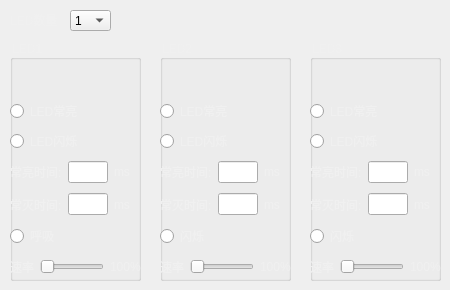
    <widget class="QWidget" name="tab1">
     <attribute name="title">
      <string>页</string>
     </attribute>
     <widget class="QLabel" name="label_8">
      <property name="geometry">
       <rect>
        <x>10</x>
        <y>10</y>
        <width>51</width>
        <height>20</height>
       </rect>
      </property>
      <property name="styleSheet">
       <string notr="true">color: rgb(240, 240, 240);
font: 8pt &quot;Microsoft YaHei UI&quot;;</string>
      </property>
      <property name="text">
       <string>LED数量</string>
      </property>
      <property name="alignment">
       <set>Qt::AlignLeading|Qt::AlignLeft|Qt::AlignVCenter</set>
      </property>
     </widget>
     <widget class="QComboBox" name="cbxLedNum">
      <property name="geometry">
       <rect>
        <x>70</x>
        <y>10</y>
        <width>41</width>
        <height>21</height>
       </rect>
      </property>
      <property name="styleSheet">
       <string notr="true">color: rgb(0, 0, 0);
font: 8pt &quot;Microsoft YaHei UI&quot;;</string>
      </property>
      <property name="currentText">
       <string>1</string>
      </property>
      <item>
       <property name="text">
        <string>1</string>
       </property>
      </item>
      <item>
       <property name="text">
        <string>2</string>
       </property>
      </item>
      <item>
       <property name="text">
        <string>3</string>
       </property>
      </item>
     </widget>
     <widget class="QGroupBox" name="led1Group">
      <property name="geometry">
       <rect>
        <x>10</x>
        <y>40</y>
        <width>131</width>
        <height>241</height>
       </rect>
      </property>
      <property name="styleSheet">
       <string notr="true">color: rgb(240, 240, 240);
font: 8pt &quot;Microsoft YaHei UI&quot;;</string>
      </property>
      <property name="title">
       <string>LED1</string>
      </property>
      <widget class="MyBtn" name="led1Btn" native="true">
       <property name="geometry">
        <rect>
         <x>0</x>
         <y>20</y>
         <width>81</width>
         <height>31</height>
        </rect>
       </property>
      </widget>
      <widget class="QWidget" name="led1Attribute" native="true">
       <property name="geometry">
        <rect>
         <x>0</x>
         <y>60</y>
         <width>141</width>
         <height>181</height>
        </rect>
       </property>
       <widget class="QWidget" name="verticalLayoutWidget">
        <property name="geometry">
         <rect>
          <x>0</x>
          <y>-1</y>
          <width>131</width>
          <height>181</height>
         </rect>
        </property>
        <layout class="QVBoxLayout" name="verticalLayout">
         <item>
          <widget class="QRadioButton" name="led1StyleOn">
           <property name="text">
            <string>LED常亮</string>
           </property>
          </widget>
         </item>
         <item>
          <widget class="QRadioButton" name="led1StyleFlash">
           <property name="text">
            <string>LED闪烁</string>
           </property>
          </widget>
         </item>
         <item>
          <layout class="QHBoxLayout" name="horizontalLayout">
           <item>
            <widget class="QLabel" name="label">
             <property name="text">
              <string>常亮时间:</string>
             </property>
            </widget>
           </item>
           <item>
            <widget class="QLineEdit" name="led1OnTime">
             <property name="sizePolicy">
              <sizepolicy hsizetype="Preferred" vsizetype="Fixed">
               <horstretch>0</horstretch>
               <verstretch>0</verstretch>
              </sizepolicy>
             </property>
             <property name="minimumSize">
              <size>
               <width>40</width>
               <height>0</height>
              </size>
             </property>
             <property name="maximumSize">
              <size>
               <width>30</width>
               <height>16777215</height>
              </size>
             </property>
             <property name="styleSheet">
              <string notr="true">color: rgb(0, 0, 0);
font: 8pt &quot;Microsoft YaHei UI&quot;;</string>
             </property>
            </widget>
           </item>
           <item>
            <widget class="QLabel" name="label_2">
             <property name="text">
              <string>ms</string>
             </property>
            </widget>
           </item>
          </layout>
         </item>
         <item>
          <layout class="QHBoxLayout" name="horizontalLayout_2">
           <item>
            <widget class="QLabel" name="label_3">
             <property name="text">
              <string>常灭时间:</string>
             </property>
            </widget>
           </item>
           <item>
            <widget class="QLineEdit" name="led1OffTime">
             <property name="sizePolicy">
              <sizepolicy hsizetype="Preferred" vsizetype="Fixed">
               <horstretch>0</horstretch>
               <verstretch>0</verstretch>
              </sizepolicy>
             </property>
             <property name="minimumSize">
              <size>
               <width>40</width>
               <height>0</height>
              </size>
             </property>
             <property name="maximumSize">
              <size>
               <width>30</width>
               <height>16777215</height>
              </size>
             </property>
             <property name="styleSheet">
              <string notr="true">color: rgb(0, 0, 0);
font: 8pt &quot;Microsoft YaHei UI&quot;;</string>
             </property>
            </widget>
           </item>
           <item>
            <widget class="QLabel" name="label_4">
             <property name="text">
              <string>ms</string>
             </property>
            </widget>
           </item>
          </layout>
         </item>
         <item>
          <widget class="QRadioButton" name="led1StyleBreath">
           <property name="text">
            <string>呼吸</string>
           </property>
          </widget>
         </item>
         <item>
          <layout class="QHBoxLayout" name="horizontalLayout_3">
           <item>
            <widget class="QLabel" name="label_10">
             <property name="text">
              <string>速率</string>
             </property>
            </widget>
           </item>
           <item>
            <widget class="QSlider" name="led1Slider">
             <property name="orientation">
              <enum>Qt::Horizontal</enum>
             </property>
            </widget>
           </item>
           <item>
            <widget class="QLabel" name="label_6">
             <property name="text">
              <string>100%</string>
             </property>
            </widget>
           </item>
          </layout>
         </item>
        </layout>
       </widget>
      </widget>
     </widget>
     <widget class="QGroupBox" name="led2Group">
      <property name="geometry">
       <rect>
        <x>160</x>
        <y>40</y>
        <width>131</width>
        <height>241</height>
       </rect>
      </property>
      <property name="styleSheet">
       <string notr="true">color: rgb(240, 240, 240);
font: 8pt &quot;Microsoft YaHei UI&quot;;</string>
      </property>
      <property name="title">
       <string>LED2</string>
      </property>
      <widget class="MyBtn" name="led2Btn" native="true">
       <property name="geometry">
        <rect>
         <x>0</x>
         <y>20</y>
         <width>81</width>
         <height>31</height>
        </rect>
       </property>
      </widget>
      <widget class="QWidget" name="widget_6" native="true">
       <property name="geometry">
        <rect>
         <x>0</x>
         <y>60</y>
         <width>141</width>
         <height>181</height>
        </rect>
       </property>
       <widget class="QWidget" name="verticalLayoutWidget_2">
        <property name="geometry">
         <rect>
          <x>0</x>
          <y>-1</y>
          <width>131</width>
          <height>181</height>
         </rect>
        </property>
        <layout class="QVBoxLayout" name="verticalLayout_2">
         <item>
          <widget class="QRadioButton" name="led2StyleOn">
           <property name="text">
            <string>LED常亮</string>
           </property>
          </widget>
         </item>
         <item>
          <widget class="QRadioButton" name="led2StyleFlash">
           <property name="text">
            <string>LED闪烁</string>
           </property>
          </widget>
         </item>
         <item>
          <layout class="QHBoxLayout" name="horizontalLayout_4">
           <item>
            <widget class="QLabel" name="label_9">
             <property name="text">
              <string>常亮时间:</string>
             </property>
            </widget>
           </item>
           <item>
            <widget class="QLineEdit" name="led2OnTime">
             <property name="sizePolicy">
              <sizepolicy hsizetype="Preferred" vsizetype="Fixed">
               <horstretch>0</horstretch>
               <verstretch>0</verstretch>
              </sizepolicy>
             </property>
             <property name="minimumSize">
              <size>
               <width>40</width>
               <height>0</height>
              </size>
             </property>
             <property name="maximumSize">
              <size>
               <width>30</width>
               <height>16777215</height>
              </size>
             </property>
             <property name="styleSheet">
              <string notr="true">color: rgb(0, 0, 0);
font: 8pt &quot;Microsoft YaHei UI&quot;;</string>
             </property>
            </widget>
           </item>
           <item>
            <widget class="QLabel" name="label_11">
             <property name="text">
              <string>ms</string>
             </property>
            </widget>
           </item>
          </layout>
         </item>
         <item>
          <layout class="QHBoxLayout" name="horizontalLayout_5">
           <item>
            <widget class="QLabel" name="label_12">
             <property name="text">
              <string>常灭时间:</string>
             </property>
            </widget>
           </item>
           <item>
            <widget class="QLineEdit" name="led2OffTime">
             <property name="sizePolicy">
              <sizepolicy hsizetype="Preferred" vsizetype="Fixed">
               <horstretch>0</horstretch>
               <verstretch>0</verstretch>
              </sizepolicy>
             </property>
             <property name="minimumSize">
              <size>
               <width>40</width>
               <height>0</height>
              </size>
             </property>
             <property name="maximumSize">
              <size>
               <width>30</width>
               <height>16777215</height>
              </size>
             </property>
             <property name="styleSheet">
              <string notr="true">color: rgb(0, 0, 0);
font: 8pt &quot;Microsoft YaHei UI&quot;;</string>
             </property>
            </widget>
           </item>
           <item>
            <widget class="QLabel" name="label_13">
             <property name="text">
              <string>ms</string>
             </property>
            </widget>
           </item>
          </layout>
         </item>
         <item>
          <widget class="QRadioButton" name="led2StyleBreath">
           <property name="text">
            <string>闪烁</string>
           </property>
          </widget>
         </item>
         <item>
          <layout class="QHBoxLayout" name="horizontalLayout_6">
           <item>
            <widget class="QLabel" name="label_14">
             <property name="text">
              <string>速率</string>
             </property>
            </widget>
           </item>
           <item>
            <widget class="QSlider" name="led2Slider">
             <property name="orientation">
              <enum>Qt::Horizontal</enum>
             </property>
            </widget>
           </item>
           <item>
            <widget class="QLabel" name="label_16">
             <property name="text">
              <string>100%</string>
             </property>
            </widget>
           </item>
          </layout>
         </item>
        </layout>
       </widget>
      </widget>
     </widget>
     <widget class="QGroupBox" name="led3Group">
      <property name="geometry">
       <rect>
        <x>310</x>
        <y>40</y>
        <width>131</width>
        <height>241</height>
       </rect>
      </property>
      <property name="styleSheet">
       <string notr="true">color: rgb(240, 240, 240);
font: 8pt &quot;Microsoft YaHei UI&quot;;</string>
      </property>
      <property name="title">
       <string>LED3</string>
      </property>
      <widget class="MyBtn" name="led3Btn" native="true">
       <property name="geometry">
        <rect>
         <x>0</x>
         <y>20</y>
         <width>81</width>
         <height>31</height>
        </rect>
       </property>
      </widget>
      <widget class="QWidget" name="widget_7" native="true">
       <property name="geometry">
        <rect>
         <x>0</x>
         <y>60</y>
         <width>141</width>
         <height>181</height>
        </rect>
       </property>
       <widget class="QWidget" name="verticalLayoutWidget_3">
        <property name="geometry">
         <rect>
          <x>0</x>
          <y>-1</y>
          <width>131</width>
          <height>181</height>
         </rect>
        </property>
        <layout class="QVBoxLayout" name="verticalLayout_3">
         <item>
          <widget class="QRadioButton" name="led3StyleOn">
           <property name="text">
            <string>LED常亮</string>
           </property>
          </widget>
         </item>
         <item>
          <widget class="QRadioButton" name="led3StyleFlash">
           <property name="text">
            <string>LED闪烁</string>
           </property>
          </widget>
         </item>
         <item>
          <layout class="QHBoxLayout" name="horizontalLayout_7">
           <item>
            <widget class="QLabel" name="label_17">
             <property name="text">
              <string>常亮时间:</string>
             </property>
            </widget>
           </item>
           <item>
            <widget class="QLineEdit" name="led3OnTime">
             <property name="sizePolicy">
              <sizepolicy hsizetype="Preferred" vsizetype="Fixed">
               <horstretch>0</horstretch>
               <verstretch>0</verstretch>
              </sizepolicy>
             </property>
             <property name="minimumSize">
              <size>
               <width>40</width>
               <height>0</height>
              </size>
             </property>
             <property name="maximumSize">
              <size>
               <width>30</width>
               <height>16777215</height>
              </size>
             </property>
             <property name="styleSheet">
              <string notr="true">color: rgb(0, 0, 0);
font: 8pt &quot;Microsoft YaHei UI&quot;;</string>
             </property>
            </widget>
           </item>
           <item>
            <widget class="QLabel" name="label_18">
             <property name="text">
              <string>ms</string>
             </property>
            </widget>
           </item>
          </layout>
         </item>
         <item>
          <layout class="QHBoxLayout" name="horizontalLayout_8">
           <item>
            <widget class="QLabel" name="label_19">
             <property name="text">
              <string>常灭时间:</string>
             </property>
            </widget>
           </item>
           <item>
            <widget class="QLineEdit" name="led3OffTime">
             <property name="sizePolicy">
              <sizepolicy hsizetype="Preferred" vsizetype="Fixed">
               <horstretch>0</horstretch>
               <verstretch>0</verstretch>
              </sizepolicy>
             </property>
             <property name="minimumSize">
              <size>
               <width>40</width>
               <height>0</height>
              </size>
             </property>
             <property name="maximumSize">
              <size>
               <width>30</width>
               <height>16777215</height>
              </size>
             </property>
             <property name="styleSheet">
              <string notr="true">color: rgb(0, 0, 0);
font: 8pt &quot;Microsoft YaHei UI&quot;;</string>
             </property>
            </widget>
           </item>
           <item>
            <widget class="QLabel" name="label_20">
             <property name="text">
              <string>ms</string>
             </property>
            </widget>
           </item>
          </layout>
         </item>
         <item>
          <widget class="QRadioButton" name="led3StyleBreath">
           <property name="text">
            <string>闪烁</string>
           </property>
          </widget>
         </item>
         <item>
          <layout class="QHBoxLayout" name="horizontalLayout_9">
           <item>
            <widget class="QLabel" name="label_21">
             <property name="text">
              <string>速率</string>
             </property>
            </widget>
           </item>
           <item>
            <widget class="QSlider" name="led3Slider">
             <property name="orientation">
              <enum>Qt::Horizontal</enum>
             </property>
            </widget>
           </item>
           <item>
            <widget class="QLabel" name="label_23">
             <property name="text">
              <string>100%</string>
             </property>
            </widget>
           </item>
          </layout>
         </item>
        </layout>
       </widget>
      </widget>
     </widget>
    </widget>
